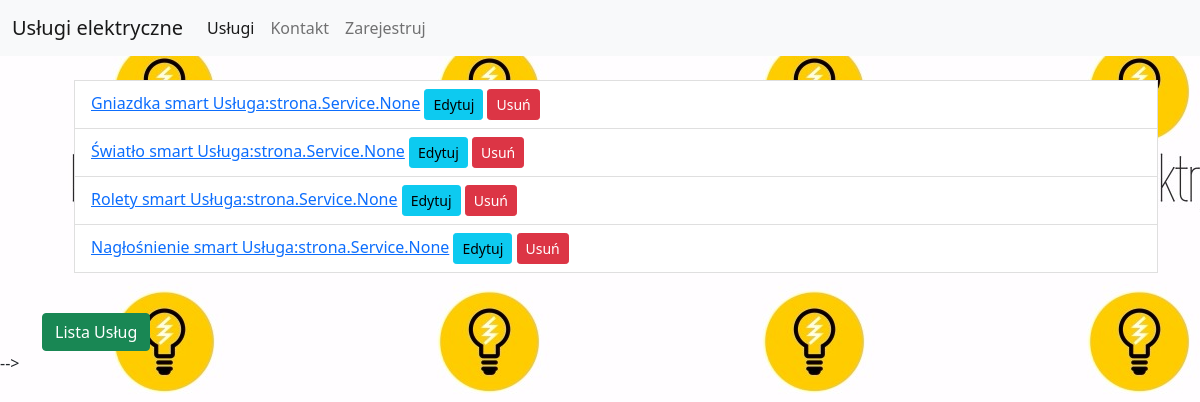
Page /smarts/ (signed in) on the committed database.
### strona/models.py (models this page shows)
class Smart(models.Model):
    name = models.CharField(max_length=256)
    description = models.TextField()
    smart = models.ManyToManyField(Service, null=True, blank=True)
    def get_absolute_url(self):
        return reverse('smart_detail_view', args=(self.pk,))
    def get_delete_url(self):
        return reverse('smart_delete_view', args=(self.pk,))
    def get_update_url(self):
        return reverse('smart_update_view', args=(self.pk,))
    def __str__(self):
        return f"{self.name} Usługa:{self.smart}"

### strona/views.py (the view)
# urls.py: path('smarts/', views.SmartView.as_view(), name='smart_list_view'),
class SmartView(LoginRequiredMixin, ListView):
    model = Smart
    template_name = 'smart.html'

### templates/smart.html (shortened to what this page needs)
{% extends 'base.html' %}
{% block content %}
    {% include 'view_list.html' with object_list=smart_list %}
    <a href="{% url 'service_list_view' %}" class="btn btn-success">Lista Usług</a>
{% endblock %}

### templates/view_list.html
{% block list %}
    <ul>
        {% for item in object_list %}
            <li class="list-group-item"><a href="{{ item.get_absolute_url }}"> {{ item }}</a>
                <a href="{{ item.get_update_url }}" class="btn btn-info btn-sm">Edytuj</a>
                <a href="{{ item.get_delete_url }}" class="btn btn-danger btn-sm">Usuń</a>
            </li>
        {% endfor %}
    </ul>
    <br/>
{% endblock %}

### rows in the picture
Smart: name+id "Gniazdka smart Usługa:strona.Service.None"
Smart: name+id "Światło smart Usługa:strona.Service.None"
Smart: name+id "Rolety smart Usługa:strona.Service.None"
Smart: name+id "Nagłośnienie smart Usługa:strona.Service.None"
